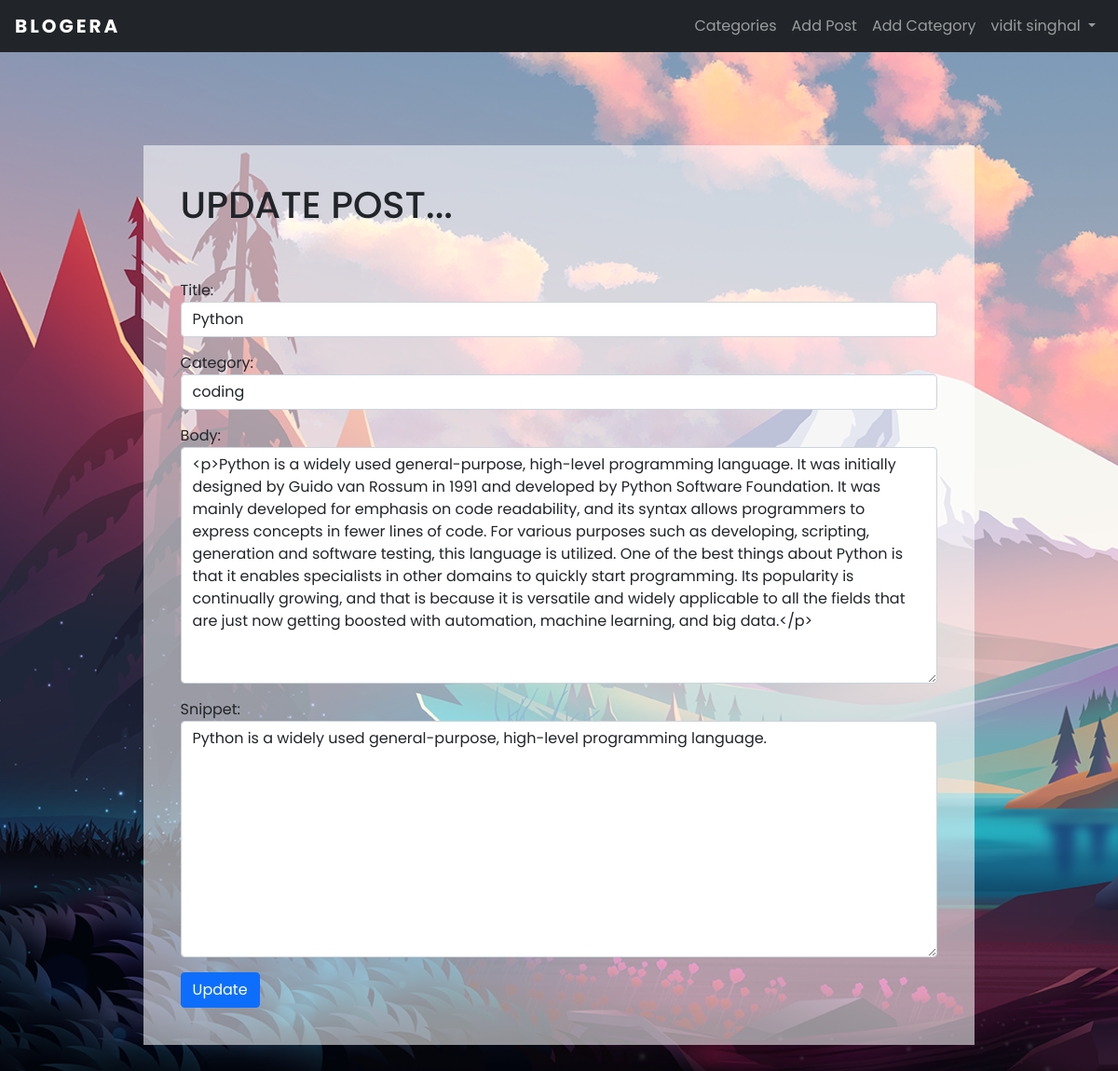
/article/edit/17 (signed in), run on the app's committed database.
### theblog/models.py (models this page shows, shortened)
class Post(models.Model):
    title = models.CharField(max_length=255)
    header_image = models.ImageField(null=True, blank=True, upload_to="images/")
    author = models.ForeignKey(User, on_delete=models.CASCADE)
    body = RichTextField(blank=True, null=True)
    post_date = models.DateTimeField(auto_now_add=True)
    category = models.CharField(max_length=255, default='coding')
    snippet = models.CharField(max_length=255, default='Click The Above Link To Read Blog Post..')
    likes = models.ManyToManyField(User, related_name='blog_posts')

### theblog/views.py (the view)
# urls.py: path('article/edit/<int:pk>', UpdatePostView.as_view(), name='update_post'),
class UpdatePostView(UpdateView):
    model = Post
    form_class = EditForms
    template_name = 'update_post.html'

### theblog/forms.py
class EditForms(forms.ModelForm):
    class Meta:
        model = Post
        fields = ('title', 'category', 'body', 'snippet')
        widgets = {
            'title': forms.TextInput(attrs={'class': 'form-control', 'placeholder': 'this is title place holder stuff'}),
            'category': forms.Select(choices=choices, attrs={'class': 'form-control'}),
            'body': forms.Textarea(attrs={'class': 'form-control'}),
            'snippet': forms.Textarea(attrs={'class': 'form-control'}),
        }

### theblog/templates/update_post.html (shortened to what this page needs)
{% extends 'base.html' %}
{% block content %}
<head>
</head>
{% if user.is_authenticated %}
    {% if user.id == post.author.id %}
    <div class="container">
        <div class="content">
            <h1>UPDATE POST...</h1>
            <br/><br/>
            <div class="form-group">
                <form method="post">
                    {{ form.as_p }}
                    <button class="btn btn-primary">Update</button>
                </form>
            </div>
        </div>
    </div>
    {% else %}
        you are not allowed to ( and you know it...... )
    {% endif %}
{% else %}
you are not allowed to ( and you know it...... )
{% endif %}
<br/><br/><br/><br/><br/><br/>
{% endblock %}

### theblog/templates/base.html (shortened to what this page needs)
<!DOCTYPE html>
<html lang="en">
  <head>
    <link
      href="https://cdn.jsdelivr.net/npm/bootstrap@5.1.2/dist/css/bootstrap.min.css"
      rel="stylesheet"
    />
    <link href="/static/theblog/css/styles.css" rel="stylesheet" />
  </head>
  <body>
    <nav class="navbar navbar-expand-lg navbar-dark bg-dark">
      <div class="container-fluid">
        <a class="navbar-brand" href="{% url 'home' %}">BLOGERA</a>
        <div class="collapse navbar-collapse" id="navbarSupportedContent">
          <ul class="navbar-nav ms-auto mb-2 mb-lg-0">
            {% if cat_menu %}
            <li class="nav-item dropdown">
              <a
                class="nav-link dropdown-toggle"
                href="#"
                id="navbarDropdown"
                role="button"
                data-bs-toggle="dropdown"
                aria-expanded="false"
              >
                Categories
              </a>
              <ul class="dropdown-menu" aria-labelledby="navbarDropdown">
                {% for items in cat_menu %}
                <li>
                  <a
                    class="dropdown-item"
                    href="{% url 'category' items|slugify %}"
                    >{{items}}</a
                  >
                </li>
                {% endfor %}
              </ul>
            </li>
            {% else %}
            <li class="nav-item">
              <a class="nav-link" href="{% url 'category-list' %}"
                >Categories</a
              >
            </li>
            {% endif %} {% if user.is_authenticated %}
            <li class="nav-item">
              <a class="nav-link" href="{% url 'add_post' %}">Add Post</a>
            </li>
            <li class="nav-item">
              <a class="nav-link" href="{% url 'add_category' %}"
                >Add Category</a
              >
            </li>
            {% endif %}
          </ul>
          {% if user.is_authenticated %} {% if user.profile.id %}
          <ul id="profile" class="navbar-nav ml-auto">
            <li class="nav-item dropdown">
              <a
                class="nav-link dropdown-toggle"
                href="#"
                id="navbarDropdown"
                role="button"
                data-bs-toggle="dropdown"
                aria-expanded="false"
              >
                {{ user.first_name }} {{ user.last_name }}
              </a>
            </li>
          </ul>
          {% endif %} {% endif %}
        </div>
      </div>
    </nav>
    {% block content %} {% endblock %}
  </body>
</html>

### static/theblog/css/styles.css (style rules this page uses)
body, html { font-family: "Poppins", Arial, Helvetica, sans-serif; }
nav { padding-left: 1rem; padding-right: 1rem; }
.container-fluid { padding-right: unset; padding-left: unset; }
.navbar-brand { letter-spacing: 3px; margin-right: unset; font-weight: bold; }

### theblog/templates/base.html (style rules this page uses)
body { background-image: url(/static/theblog/images/background.png); background-size: cover; background-attachment: fixed; background-position-y: -10rem; }

### theblog/templates/update_post.html (style rules this page uses)
.content { background-color: rgba(255, 255, 255, 0.555); width: 80%; padding: 40px; margin: 100px auto; }

### data on the page
Post: title "Python", category "coding", body "<p>Python is a widely used general-purpose, high-level programming language. It was initially designed by Guido van Rossum in 1991 and developed by Python Software Foundation. It was mainly developed for emphasis on code readability, and its syntax allows programmers to express concepts in fewer lines of code. For various purposes such as developing, scripting, generation and software testing, this language is utilized. One of the best things about Python is that it enables specialists in other domains to quickly start programming. Its popularity is continually growing, and that is because it is versatile and widely applicable to all the fields that are just now getting boosted with…", snippet "Python is a widely used general-purpose, high-level programming language."

### other printed values
{{ user.first_name }} "vidit"
{{ user.last_name }} "singhal"
